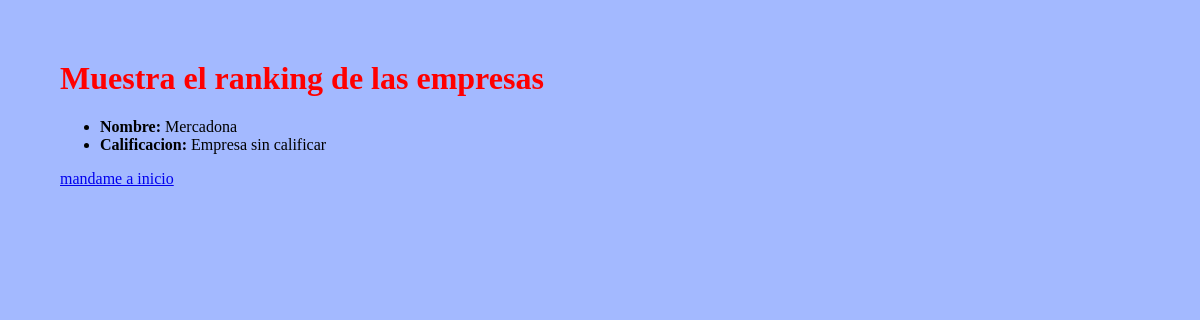
The app's page /ranking, older data.
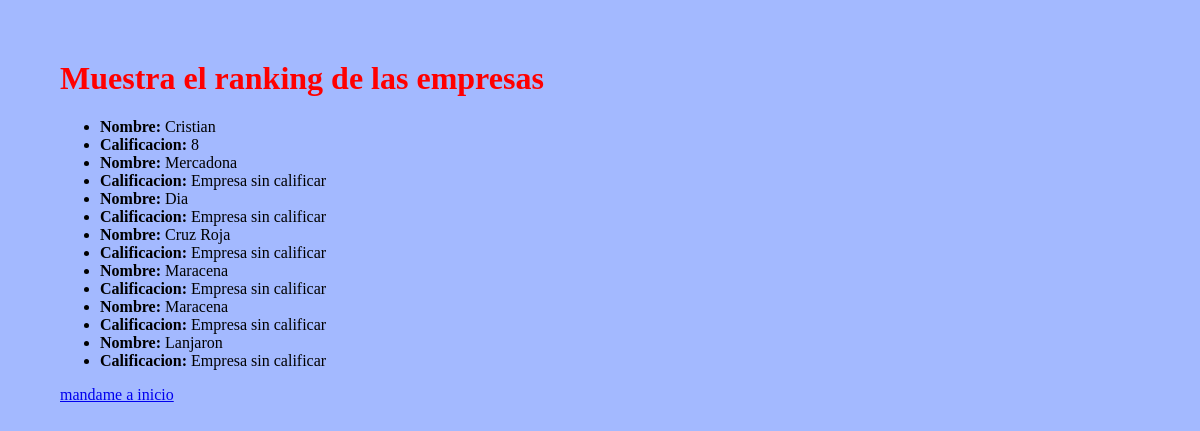
The same page, newer data.
### apps/empresas/models.py (models this page shows, shortened)
class Empresa(models.Model):
	nombre = models.CharField(max_length=50)
	calificacion = models.IntegerField(default=-1)

### apps/empresas/views.py (the view)
# urls.py: url(r'^ranking$', ranking.as_view(), name="ranking"),
class ranking(CreateView):
	template_name = 'empresas/ranking.html'
	model = Empresa
	fields = ['nombre','calificacion']
	success_url = reverse_lazy('empresa')
	def get(self, request, *args, **kwargs):
		ordenado = Empresa.objects.order_by('calificacion').reverse
		return render(request,'empresas/ranking.html',{'ordenado':ordenado})

### templates/empresas/ranking.html (shortened to what this page needs)
<!DOCTYPE html>
<html lang="en">
<head>
	<link rel="stylesheet" href="/static/css/style.css">
</head>
<body>
	<h1>Muestra el ranking de las empresas</h1>
	<ul>
		{% for empresa in ordenado %}
			<li><b>Nombre:</b> {{empresa.nombre}} </li>
			{% if empresa.calificacion != -1%}
			<li><b>Calificacion:</b> {{empresa.calificacion}} </li>
			{% else %}
			<li><b>Calificacion: </b> Empresa sin calificar </li>
			{% endif %}
		{% endfor %}
	</ul>
	<a href="../"> mandame a inicio</a>
</body>
</html>

Row changes from the older to the newer data that the page shows:
added Empresa: nombre "Cristian", calificacion "8"
added Empresa: nombre "Dia", shows "Calificacion:", calificacion "Empresa sin calificar"
added Empresa: nombre "Cruz Roja", shows "Calificacion:", calificacion "Empresa sin calificar"
added Empresa: nombre "Maracena", shows "Calificacion:", calificacion "Empresa sin calificar"
added Empresa: nombre "Maracena", shows "Calificacion:", calificacion "Empresa sin calificar"
added Empresa: nombre "Lanjaron", shows "Calificacion:", calificacion "Empresa sin calificar"
